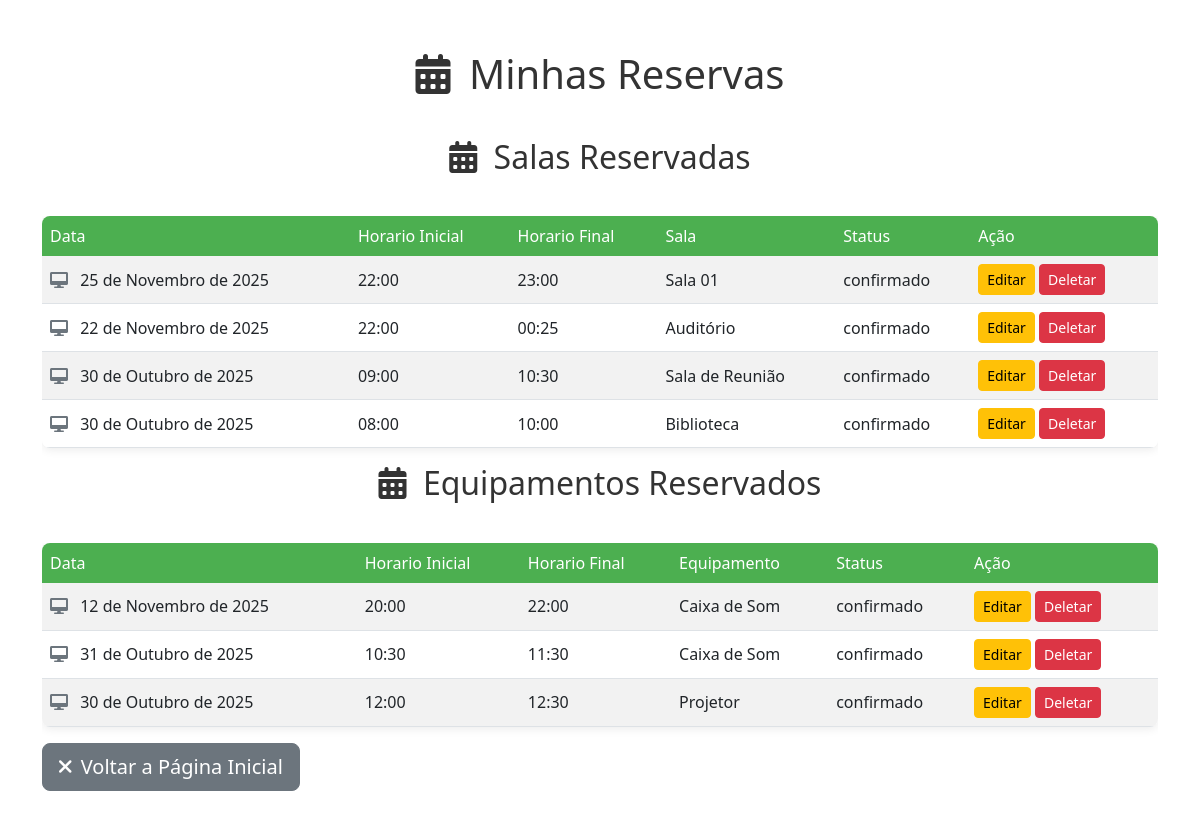
Screenshot of /reservas/ (signed in) with the database file from the repository.
### app/models.py (models this page shows, shortened)
class ReservaSala(models.Model):
    sala = models.ForeignKey(Sala, on_delete=models.PROTECT)
    data = models.DateField()
    hora_inicio = models.TimeField()
    hora_fim = models.TimeField()
    status = models.CharField(max_length=50, default='confirmado')

class Sala(models.Model):
    idSala = models.AutoField(primary_key=True)
    nome = models.CharField(max_length=100)
    capacidade = models.IntegerField()
    statusDisponibilidade = models.CharField(max_length=50, default='disponível')
    def __str__(self):
        return self.nome

class ReservaEquipamento(models.Model):
    equipamento = models.ForeignKey(Equipamento, on_delete=models.PROTECT)
    data = models.DateField()
    hora_inicio = models.TimeField()
    hora_fim = models.TimeField()
    status = models.CharField(max_length=50, default='confirmado')

class Equipamento(models.Model):
    idEquipamento = models.AutoField(primary_key=True)
    tipo = models.CharField(max_length=50)
    statusDisponibilidade = models.CharField(max_length=50, default='disponível')
    def __str__(self):
        return self.tipo

### app/views.py (the view)
# urls.py: path('reservas/', reservas, name='reservas'),
@login_required
def reservas(request):
    reservasSala = ReservaSala.objects.all().order_by('-data', '-hora_inicio', '-hora_fim')
    reservasEquipamento = ReservaEquipamento.objects.all().order_by('-data', '-hora_inicio', '-hora_fim')
    return render(request, 'reservas.html', {'reservaSala': reservasSala, 'reservaEquipamento': reservasEquipamento })

### app/templates/reservas.html (shortened to what this page needs)
{% load static %}
<!DOCTYPE html>
<html lang="pt-br">
<head>
    <link href="https://cdn.jsdelivr.net/npm/bootstrap@5.3.0/dist/css/bootstrap.min.css" rel="stylesheet">
    <link rel="stylesheet" href="https://cdnjs.cloudflare.com/ajax/libs/font-awesome/6.0.0-beta3/css/all.min.css" />
</head>
<body>
    <div class="container dashboard-container">
        <h1 class="welcome-header">
            <i class="fas fa-calendar-alt me-2"></i> Minhas Reservas
        </h1>
        <h2 class="welcome-header">
            <i class="fas fa-calendar-alt me-2"></i> Salas Reservadas
        </h2>
        <div class="table-responsive">
            <table class="table table-striped table-hover align-middle">
                <thead>
                    <tr>
                        <th scope="col">Data</th>
                        <th scope="col">Horario Inicial</th>
                        <th scope="col">Horario Final</th>
                        <th scope="col">Sala</th>
                        <th scope="col">Status</th>
                        <th scope="col">Ação</th>
                    </tr>
                </thead>
                <tbody>
                    {%for r in reservaSala%}
                    <tr>
                        <td><i class="fas fa-desktop me-2 text-secondary"></i> {{ r.data }}</td>
                        <td>{{ r.hora_inicio }}</td>
                        <td>{{ r.hora_fim }}</td>
                        <td>{{ r.sala }}</td>
                        <td>{{ r.status }}</td>
                        <td>
                            <a href="{% url 'editar_reserva_sala' r.id %}" class="btn btn-warning btn-sm">Editar</a>
                            <a href="{% url 'deletar_reserva_sala' r.id %}" class="btn btn-danger btn-sm">Deletar</a>
                        </td>
                    {% empty %}
                    <tr>
                        <td colspan="4" class="text-center">Nenhum aluno cadastrado.</td>
                    </tr>
                    {%endfor%}
                </tbody>
            </table>
        </div>
        <h2 class="welcome-header">
            <i class="fas fa-calendar-alt me-2"></i> Equipamentos Reservados
        </h2>
        <div class="table-responsive">
            <table class="table table-striped table-hover align-middle">
                <thead>
                    <tr>
                        <th scope="col">Data</th>
                        <th scope="col">Horario Inicial</th>
                        <th scope="col">Horario Final</th>
                        <th scope="col">Equipamento</th>
                        <th scope="col">Status</th>
                        <th scope="col">Ação</th>
                    </tr>
                </thead>
                <tbody>
                    {%for r in reservaEquipamento%}
                    <tr>
                        <td><i class="fas fa-desktop me-2 text-secondary"></i> {{ r.data }}</td>
                        <td>{{ r.hora_inicio }}</td>
                        <td>{{ r.hora_fim }}</td>
                        <td>{{ r.equipamento }}</td>
                        <td>{{ r.status }}</td>
                        <td>
                            <a href="{% url 'editar_reserva_equipamento' r.id %}" class="btn btn-warning btn-sm">Editar</a>
                            <a href="{% url 'deletar_reserva_equipamento' r.id %}" class="btn btn-danger btn-sm">Deletar</a>
                        </td>
                    </tr>
                    {% empty %}
                    <tr>
                        <td colspan="4" class="text-center">Nenhum Equipamento Reservado.</td>
                    </tr>
                    {%endfor%}
                </tbody>
            </table>
        </div>
        <a href="{% url 'index' %}" class="btn btn-secondary btn-lg order-md-1">
            <i class="fas fa-times me-1"></i> Voltar a Página Inicial
        </a>
    </div>
</body>
</html>

### app/templates/reservas.html (style rules this page uses)
:root { --if-green: #4CAF50; --if-green-dark: #45a049; }
body { background-color: #ffffff; position: relative; }
.dashboard-container { padding-top: 50px; padding-bottom: 50px; min-height: 100vh; }
.welcome-header { margin-bottom: 40px; font-weight: 300; text-align: center; color: #333; }
.table { background-color: white; border-radius: 8px; overflow: hidden; box-shadow: 0 2px 10px rgba(0, 0, 0, 0.08); }
.table thead th { background-color: var(--if-green); color: white; font-weight: 500; border-bottom: none; }

### rows the page displays
ReservaSala: data "25 de Novembro de 2025", hora_inicio "22:00", hora_fim "23:00", sala "Sala 01", status "confirmado"
ReservaSala: data "22 de Novembro de 2025", hora_inicio "22:00", hora_fim "00:25", sala "Auditório", status "confirmado"
ReservaSala: data "30 de Outubro de 2025", hora_inicio "09:00", hora_fim "10:30", sala "Sala de Reunião", status "confirmado"
ReservaSala: data "30 de Outubro de 2025", hora_inicio "08:00", hora_fim "10:00", sala "Biblioteca", status "confirmado"
ReservaEquipamento: data "12 de Novembro de 2025", hora_inicio "20:00", hora_fim "22:00", equipamento "Caixa de Som", status "confirmado"
ReservaEquipamento: data "31 de Outubro de 2025", hora_inicio "10:30", hora_fim "11:30", equipamento "Caixa de Som", status "confirmado"
ReservaEquipamento: data "30 de Outubro de 2025", hora_inicio "12:00", hora_fim "12:30", equipamento "Projetor", status "confirmado"
